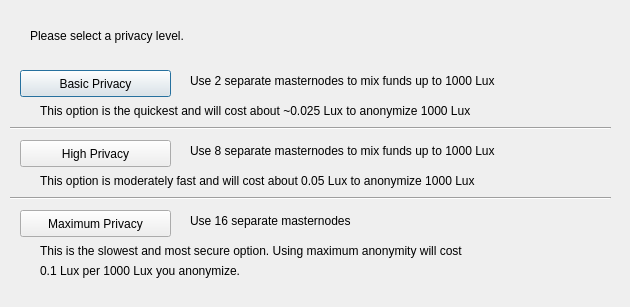
<?xml version="1.0" encoding="UTF-8"?>
<ui version="4.0">
 <class>LuxsendConfig</class>
 <widget class="QDialog" name="LuxsendConfig">
  <property name="geometry">
   <rect>
    <x>0</x>
    <y>0</y>
    <width>630</width>
    <height>307</height>
   </rect>
  </property>
  <property name="windowTitle">
   <string>Configure Luxsend</string>
  </property>
  <widget class="QPushButton" name="buttonBasic">
   <property name="geometry">
    <rect>
     <x>20</x>
     <y>70</y>
     <width>151</width>
     <height>27</height>
    </rect>
   </property>
   <property name="text">
    <string>Basic Privacy</string>
   </property>
  </widget>
  <widget class="QPushButton" name="buttonHigh">
   <property name="geometry">
    <rect>
     <x>20</x>
     <y>140</y>
     <width>151</width>
     <height>27</height>
    </rect>
   </property>
   <property name="text">
    <string>High Privacy</string>
   </property>
  </widget>
  <widget class="QPushButton" name="buttonMax">
   <property name="geometry">
    <rect>
     <x>20</x>
     <y>210</y>
     <width>151</width>
     <height>27</height>
    </rect>
   </property>
   <property name="text">
    <string>Maximum Privacy</string>
   </property>
  </widget>
  <widget class="QLabel" name="label">
   <property name="geometry">
    <rect>
     <x>30</x>
     <y>20</y>
     <width>571</width>
     <height>31</height>
    </rect>
   </property>
   <property name="text">
    <string>Please select a privacy level.</string>
   </property>
  </widget>
  <widget class="QLabel" name="label_2">
   <property name="geometry">
    <rect>
     <x>190</x>
     <y>70</y>
     <width>421</width>
     <height>21</height>
    </rect>
   </property>
   <property name="text">
    <string>Use 2 separate masternodes to mix funds up to 1000 Lux</string>
   </property>
  </widget>
  <widget class="QLabel" name="label_3">
   <property name="geometry">
    <rect>
     <x>190</x>
     <y>140</y>
     <width>411</width>
     <height>21</height>
    </rect>
   </property>
   <property name="text">
    <string>Use 8 separate masternodes to mix funds up to 1000 Lux</string>
   </property>
  </widget>
  <widget class="QLabel" name="label_4">
   <property name="geometry">
    <rect>
     <x>190</x>
     <y>210</y>
     <width>421</width>
     <height>21</height>
    </rect>
   </property>
   <property name="text">
    <string>Use 16 separate masternodes</string>
   </property>
  </widget>
  <widget class="QLabel" name="label_6">
   <property name="geometry">
    <rect>
     <x>40</x>
     <y>100</y>
     <width>561</width>
     <height>21</height>
    </rect>
   </property>
   <property name="text">
    <string>This option is the quickest and will cost about ~0.025 Lux to anonymize 1000 Lux</string>
   </property>
  </widget>
  <widget class="QLabel" name="label_7">
   <property name="geometry">
    <rect>
     <x>40</x>
     <y>170</y>
     <width>561</width>
     <height>21</height>
    </rect>
   </property>
   <property name="text">
    <string>This option is moderately fast and will cost about 0.05 Lux to anonymize 1000 Lux</string>
   </property>
  </widget>
  <widget class="QLabel" name="label_8">
   <property name="geometry">
    <rect>
     <x>40</x>
     <y>240</y>
     <width>561</width>
     <height>21</height>
    </rect>
   </property>
   <property name="text">
    <string>This is the slowest and most secure option. Using maximum anonymity will cost</string>
   </property>
  </widget>
  <widget class="QLabel" name="label_9">
   <property name="geometry">
    <rect>
     <x>40</x>
     <y>260</y>
     <width>561</width>
     <height>21</height>
    </rect>
   </property>
   <property name="text">
    <string>0.1 Lux per 1000 Lux you anonymize.</string>
   </property>
  </widget>
  <widget class="Line" name="line">
   <property name="geometry">
    <rect>
     <x>10</x>
     <y>120</y>
     <width>601</width>
     <height>16</height>
    </rect>
   </property>
   <property name="orientation">
    <enum>Qt::Horizontal</enum>
   </property>
  </widget>
  <widget class="Line" name="line_2">
   <property name="geometry">
    <rect>
     <x>10</x>
     <y>190</y>
     <width>601</width>
     <height>16</height>
    </rect>
   </property>
   <property name="orientation">
    <enum>Qt::Horizontal</enum>
   </property>
  </widget>
 </widget>
 <resources/>
 <connections/>
</ui>
